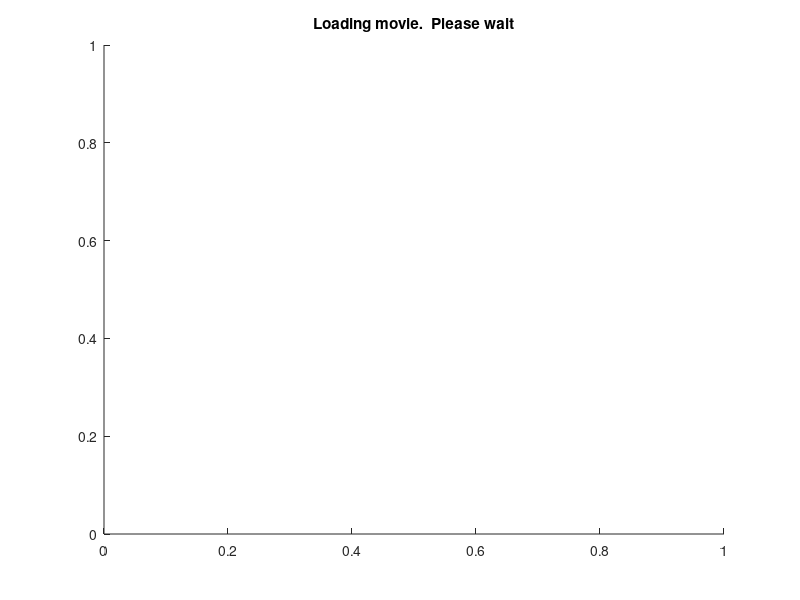

Source code (MATLAB): (Note: this script raises an error after producing the figure.)
%%%%%%%%%%%%%%%%%%%%%%%%%%%%%%%%%%%%
% check ManualTrackUmbrellas(4065,15) .  What happened?
%  @Author Wei Yao & Aaron T. Becker
%
%  @brief  Loads frames from a movie, starting at frameNumber.  It then
%  displays frame frameNumber.  If a textfile of x,y positions exists for a
%  text file ##NUM##.mat, where ##NUM## <= frameNumber, it loads
%  draggable markers and displays these at those xy positions.  The user
%  then can drag exisiting markers onto the center of the umbrellas, delete
%  by right clicking, and add new markers by left clicking.  The user
%  presses <enter> to go to the next frame, which saves the current frame
%  xy positions as frameNumber.mat, then loads frame frameNumber+framesToSkip
%
%  @Date May 6, 2015
%%%%%%%%%%%%%%%%%%%%%%%%%%%%%%%%%%%%
%
% you need the movie (vidName) in the same directory as the code
% you need a folder called 'manualPoints/' in the same directory as the
% code
% 'c' will switch between rgb images and a thresholded BW image
% 'd' deletes all marked points (in case they are terrible)
% 'k' will run k-means algorithm, using the current points as seed values.

%TODO: indicate on title when we are running k-means
% why do 2 figure pop up? remove one
% make it faster  ( click on 'run and time')
% indicate on the title when k-means is running (or turn mouse into
% hourglass)
%
%  Separeate code: we need to identify the color --(use Aaron's code, but
%  use k-means to figure out which pixels belong to the umbrella, and then

function ManualTrackUmbrellas(frameNumber, framesToSkip)
format compact
if nargin < 2
    framesToSkip = 15;
end
if nargin <1
    frameNumber = 3300; %1932;  TO change this, type: save('lastFrame.mat', 'frameNumber');
    load('lastFrame.mat', 'frameNumber'); %loads the last saved frame
end

useBW = false;
vidName = 'First10Min.mp4';  %much shorter!  Is 30 fps.  I want high resolutio0n data from 1:20 to 2:20.  (frame 2400 to 4200)
%vidName = 'UP Birdseye Footage MIT Prores Smaller.mp4';
dataFileName = 'manualPointsLowRes/';  %'manualPoints/';
titleString = 'Click to define object(s). Press <ENTER> to finish selection.';
figure(1)
imgax = gca;
hTitle    = title(imgax,'Loading movie.  Please wait');
imghandle = imhandles(imgax);
parentfig = ancestor(imgax,'figure');
set(imgax,'ButtonDownFcn','');
set(imghandle,'ButtonDownFcn',@placePoint);
set(parentfig,'KeyPressFcn',  @noMorePoints);
requestedvar = 'MarkedPoints';

processVideo = true;
if processVideo
    tic  %record the start time
    display(['Loading video: ',vidName]) %about 4 seconds
    vidBirdseye = VideoReader(vidName);
    toc %display how long it took to load.  My mac takes 4 seconds.  My PC takes 16s
    nFrames = vidBirdseye.NumberOfFrames;
    display(['Total Frames = ',num2str(nFrames)])  %10*60+4
    [cdata, bw, himage] = loadFrame(vidBirdseye, frameNumber,1);
else
    k=1; %#ok<UNRCH>
    rgb = imread(['KeyFrames/frameRel',num2str(k,'%07d'),'.tiff']);
    
    % convert rgb to YCbCr color space
    YCBCR = rgb2ycbcr(rgb);
    Ythresh = YCBCR(:,:,1)>32;
    % removes small blobs
    bw = bwareaopen(Ythresh,400);
    imshow(bw)
    %imshow(rgb)
end

    function placePoint(varargin)
        point_loc = get(imgax,'CurrentPoint');
        point_loc = point_loc(1,1:2);
        impoint2(imgax,point_loc);
        % save all the locations
        saveFrame();
    end

    function roi = impoint2(varargin)
        % impoint2: improved impoint object
        roi      = impoint(varargin{:});
        if ~useBW
            setColor(roi,'y')
        end
        % Add a context menu for adding points
        l        = findobj(roi,'type','hggroup');
        uic      = unique( get(l,'UIContextMenu') );
        for u = 1:numel(uic)
            uimenu( uic(u), 'Label', 'Delete', 'Callback', @deleteROI )
        end
        
        function deleteROI(src,evt) %#ok
            delete(roi);
            saveFrame();
        end
    end

    function [cdata, bw,himage] = loadFrame(vidReader, frameNum, firstTime,himage)
        tic %start a timer
        %loads video fream frameNum
        cdata = read(vidReader,frameNum);
        % convert rgb to YCbCr color space
        YCBCRim = rgb2ycbcr(cdata);
        Ythreshim = YCBCRim(:,:,1)>32;
        % removes small blobs
        %         figure(3)
        %         imshow(Ythreshim)
        figure(1)
        bw = bwareaopen(Ythreshim,100);  %for high resolution, use 400 px as threshold.
        
        
        if firstTime==1
            %generate the image
            if useBW
                himage = imshow(bw);
            else
                himage = imshow(cdata);
            end
        else
            set(himage,'Cdata',bw)
            if useBW
                set(himage,'Cdata',bw)
            else
                set(himage,'Cdata',cdata)
            end
        end
        imgax = gca;
        imghandle = imhandles(imgax);
        parentfig = ancestor(imgax,'figure');
        set(imgax,'ButtonDownFcn','');
        set(imghandle,'ButtonDownFcn',@placePoint);
        set(parentfig,'KeyPressFcn',  @noMorePoints);
        requestedvar = 'MarkedPoints';
        
        % TODO: Check if we we have any umbrella locations for this frame.  If so, delete markers and create new ones
        %impoint2(varargin)
        
        % try to load points from a data file.
        s = dir([dataFileName,'*.mat']); % s is structure array with fields name,
        % date, bytes, isdir
        file_list = {s.name}'; % convert the name field from the elements
        % of the structure array into a cell array
        % of strings.
        umbrellasClicked = 0;
        if numel(file_list) > 0
            cm = cell2mat(file_list);
            fileNums =  str2num(cm(:,1:end-4)); %#ok<ST2NM>  STR3DOUBLE causes failures
            indx = find(fileNums<=frameNumber,1,'last');
            %
            data = load([dataFileName,num2str(fileNums(indx),'%07d')], 'pointLocations');
            
            for i = 1:size(data.pointLocations,1)
                impoint2(imgax,data.pointLocations(i,:));
            end
            umbrellasClicked = size(data.pointLocations,1);
        end
        hTitle = title(imgax,['Frame ', num2str(frameNumber),', ', titleString,' ', num2str(umbrellasClicked),' umbrellas']);
        set(gcf,'units','normalized','outerposition',[0 0 1 1])
    end

    function pointLocations = saveFrame()
        
        save('lastFrame.mat', 'frameNumber');
        pointLocations = getUmbrellaCenters(imgax);
        assignin('base',requestedvar,pointLocations);
        imsz = size(get(imhandles(imgca),'CData')); %#ok<NASGU>
        save([dataFileName,num2str(frameNumber,'%07d')], 'pointLocations','imsz','frameNumber');
        set( hTitle, 'String', ['Frame ', num2str(frameNumber),', ', titleString,' ', num2str(size(pointLocations,1)),' umbrellas ', num2str(toc,'%.1f') ])
        display(['Saving Frame ', num2str(frameNumber),', ', titleString,' ', num2str(size(pointLocations,1)),' umbrellas ', num2str(toc,'%.1f') ]);
    end

    function kMeanEstimates = kmeansAlgorithm( kMeanEstimates, data,iters)
        maxCost=10^20;
        
        num = size(data,1);
        for iter = 1:iters % how many iterations of k-means?  5 seems to be enough
            
            k = size(kMeanEstimates,1);
            new_seeds = kMeanEstimates;
            set( hTitle, 'String', ['Frame ', num2str(frameNumber),', ', titleString,' ', num2str(k),' umbrellas ', num2str(toc,'%.1f'), ' iter: ',num2str(iter) ])
            drawnow
            
            tempx = repmat(data(:,1),1,k) - repmat(kMeanEstimates(:,1).',num,1);
            tempy = repmat(data(:,2),1,k) - repmat(kMeanEstimates(:,2).',num,1);
            distance = (tempx.^2 + tempy.^2);
            [min_dis,cluster_index] = min(distance.');
            
            for ii = 1:k
                new_seeds(ii,:) = mean(data(cluster_index == ii,:));
            end
            totalDis = sum(min_dis);
            
            new_seeds = new_seeds(~any(isnan(new_seeds),2),:); %remove NaN
            kMeanEstimates = new_seeds;
            display([num2str(iter),'.), total Dist =',num2str(totalDis), ' max cost=',num2str(maxCost)])
            
            if totalDis == maxCost
                break;
            end
            maxCost = totalDis;
        end
        set( hTitle, 'String', ['Frame ', num2str(frameNumber),', ', titleString,' ', num2str(k),' umbrellas ', num2str(toc,'%.1f'), ' k-means finished']);
    end

    function pointLocations = getUmbrellaCenters(imgax)
        roi = findall(imgax,'type','hggroup');
        pointLocations = NaN(numel(roi),2);
        for ii = 1:numel(roi)
            tmp = get(roi(ii),'children');
            pointLocations(ii,1) = get(tmp(1),'xdata');
            pointLocations(ii,2) = get(tmp(1),'ydata');
        end
    end

    function deleteUmbrellaCenters(imgax)
        roi = findall(imgax,'type','hggroup');
        for ii = 1:numel(roi)
            delete(roi(ii));
        end
    end

    function pointLocations = noMorePoints(~,evt)
        finished  = strcmpi(evt.Key,'return');
        pointLocations = [];
        %press 'c' to display bw or color images
        %      'd' to delete all markers
        %      'k' to run k-means
        %      'r' to reload previous markers
        if strcmpi(evt.Key,'d');
            deleteUmbrellaCenters(imgax);
        end
        if strcmpi(evt.Key,'r');
            [cdata, bw,himage] = loadFrame(vidBirdseye, frameNumber,2,himage);
        end
        if strcmpi(evt.Key,'c');
            useBW = ~useBW;
            color = 'b';
            if useBW
                set(himage,'Cdata',bw)
            else
                set(himage,'Cdata',cdata)
                color = 'y';
            end
            roi = findall(imgax,'type','hggroup');
            for ii = 1:numel(roi)
                tmp = get(roi(ii),'children');
                set(tmp(1),'color',color)
                set(tmp(2),'MarkerFaceColor',color)
                set(tmp(2),'MarkerEdgeColor',color)
            end
            %[cdata, bw,himage] = loadFrame(vidBirdseye, frameNumber,2,himage); %#ok<SETNU>
        end
        if strcmpi(evt.Key,'k');
            %call k-means, but first gather the needed data:
            for c = 1:5
            kMeanEstimates = getUmbrellaCenters(imgax);
            [xcoord,ycoord] = ind2sub( size(bw), find(bw>0));
            nonBackgroundPx = [xcoord,ycoord];
            %kMeanEstimates are the xy pairs, one for each umbrella
            %data is every pixel that is not background.
            nonBackgroundPx = [nonBackgroundPx(:,2) nonBackgroundPx(:,1)];
            kMeansActual = kmeansAlgorithm( kMeanEstimates, nonBackgroundPx,1);
            % update the location of every mean value.
            deleteUmbrellaCenters(imgax)
            
            for i = 1:size(kMeansActual,1)
                impoint2(imgax,kMeansActual(i,:));
                
            end
            end
            beep
        end
        
        if finished
            set( hTitle, 'String', ['SAVING Frame ', num2str(frameNumber),', ', titleString,' ', num2str(size(pointLocations,1)),' umbrellas ', num2str(toc,'%.1f') ])
            drawnow
            % Delete title, reset original functionality
            %delete(findall(parentfig,'tag','markImagePoints'));
            set(imghandle,'ButtonDownFcn','');
            set(parentfig,'KeyPressFcn','');
            pointLocations = saveFrame();
            
            % delete current markers.
            roi = findall(imgax,'type','hggroup');
            for ii = 1:numel(roi)
                delete(roi(ii));
            end
            
            %  load the next frame.
            frameNumber = frameNumber+framesToSkip;
            [cdata, bw,himage] = loadFrame(vidBirdseye, frameNumber,2,himage);
        end
    end
end

